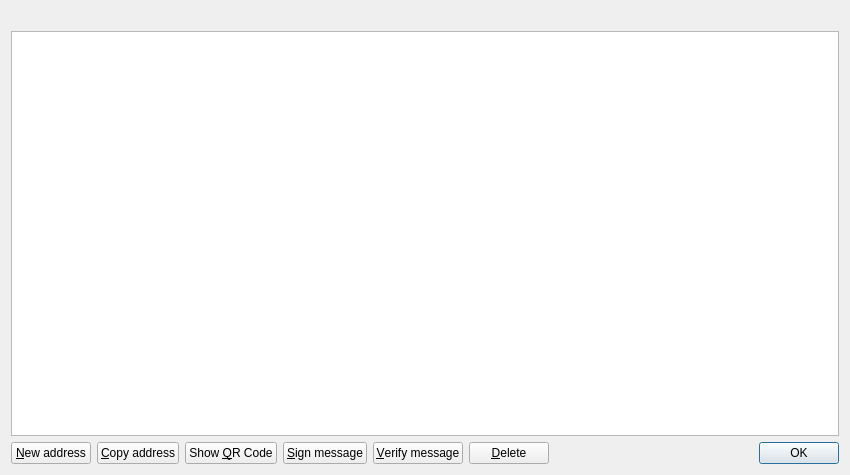
<?xml version="1.0" encoding="UTF-8"?>
<ui version="4.0">
 <class>AddressBookPage</class>
 <widget class="QWidget" name="AddressBookPage">
  <property name="geometry">
   <rect>
    <x>0</x>
    <y>0</y>
    <width>850</width>
    <height>475</height>
   </rect>
  </property>
  <property name="windowTitle">
   <string>Address Book</string>
  </property>
  <layout class="QVBoxLayout" name="verticalLayout">
   <item>
    <widget class="QLabel" name="labelExplanation">
     <property name="textFormat">
      <enum>Qt::PlainText</enum>
     </property>
     <property name="wordWrap">
      <bool>true</bool>
     </property>
    </widget>
   </item>
   <item>
    <widget class="QTableView" name="tableView">
     <property name="contextMenuPolicy">
      <enum>Qt::CustomContextMenu</enum>
     </property>
     <property name="toolTip">
      <string>Double-click to edit address or label</string>
     </property>
     <property name="tabKeyNavigation">
      <bool>false</bool>
     </property>
     <property name="alternatingRowColors">
      <bool>true</bool>
     </property>
     <property name="selectionMode">
      <enum>QAbstractItemView::SingleSelection</enum>
     </property>
     <property name="selectionBehavior">
      <enum>QAbstractItemView::SelectRows</enum>
     </property>
     <property name="sortingEnabled">
      <bool>true</bool>
     </property>
     <attribute name="verticalHeaderVisible">
      <bool>false</bool>
     </attribute>
    </widget>
   </item>
   <item>
    <layout class="QHBoxLayout" name="horizontalLayout">
     <item>
      <widget class="QPushButton" name="newAddress">
       <property name="toolTip">
        <string>Create a new address</string>
       </property>
       <property name="text">
        <string>&amp;New address</string>
       </property>
       <property name="icon">
        <iconset resource="../orbitcoin.qrc">
         <normaloff>:/icons/add</normaloff>:/icons/add</iconset>
       </property>
      </widget>
     </item>
     <item>
      <widget class="QPushButton" name="copyAddress">
       <property name="toolTip">
        <string>Copy the currently selected address to the system clipboard</string>
       </property>
       <property name="text">
        <string>&amp;Copy address</string>
       </property>
       <property name="icon">
        <iconset resource="../orbitcoin.qrc">
         <normaloff>:/icons/editcopy</normaloff>:/icons/editcopy</iconset>
       </property>
      </widget>
     </item>
     <item>
      <widget class="QPushButton" name="showQRCode">
       <property name="text">
        <string>Show &amp;QR Code</string>
       </property>
       <property name="icon">
        <iconset resource="../orbitcoin.qrc">
         <normaloff>:/icons/qrcode</normaloff>:/icons/qrcode</iconset>
       </property>
      </widget>
     </item>
     <item>
      <widget class="QPushButton" name="signMessage">
       <property name="toolTip">
        <string>Sign a message to prove you own an Orbitcoin address</string>
       </property>
       <property name="text">
        <string>&amp;Sign message</string>
       </property>
       <property name="icon">
        <iconset resource="../orbitcoin.qrc">
         <normaloff>:/icons/edit</normaloff>:/icons/edit</iconset>
       </property>
      </widget>
     </item>
     <item>
      <widget class="QPushButton" name="verifyMessage">
       <property name="toolTip">
        <string>Verify a message to ensure it was signed with a specified Orbitcoin address</string>
       </property>
       <property name="text">
        <string>&amp;Verify message</string>
       </property>
       <property name="icon">
        <iconset resource="../orbitcoin.qrc">
         <normaloff>:/icons/transaction_0</normaloff>:/icons/transaction_0</iconset>
       </property>
      </widget>
     </item>
     <item>
      <widget class="QPushButton" name="deleteAddress">
       <property name="toolTip">
        <string>Delete the currently selected address from the list</string>
       </property>
       <property name="text">
        <string>&amp;Delete</string>
       </property>
       <property name="icon">
        <iconset resource="../orbitcoin.qrc">
         <normaloff>:/icons/remove</normaloff>:/icons/remove</iconset>
       </property>
      </widget>
     </item>
     <item>
      <spacer name="horizontalSpacer">
       <property name="orientation">
        <enum>Qt::Horizontal</enum>
       </property>
       <property name="sizeHint" stdset="0">
        <size>
         <width>40</width>
         <height>20</height>
        </size>
       </property>
      </spacer>
     </item>
     <item>
      <widget class="QDialogButtonBox" name="buttonBox">
       <property name="sizePolicy">
        <sizepolicy hsizetype="Maximum" vsizetype="Fixed">
         <horstretch>0</horstretch>
         <verstretch>0</verstretch>
        </sizepolicy>
       </property>
       <property name="standardButtons">
        <set>QDialogButtonBox::Ok</set>
       </property>
      </widget>
     </item>
    </layout>
   </item>
  </layout>
 </widget>
 <resources>
  <include location="../orbitcoin.qrc"/>
 </resources>
 <connections/>
</ui>
